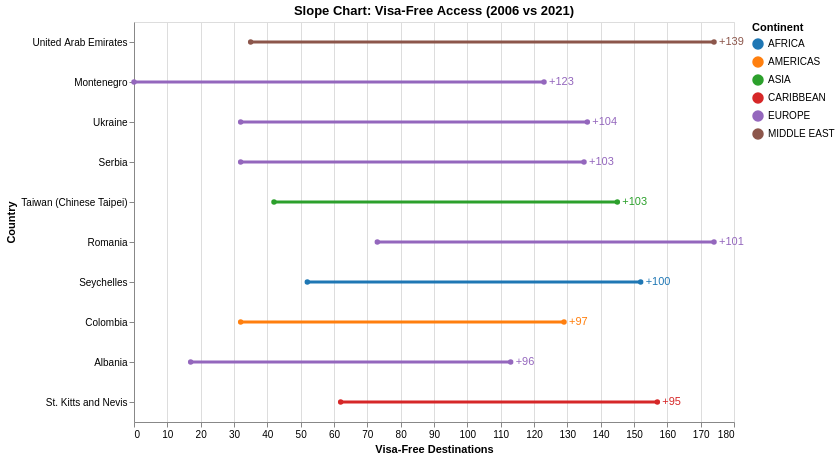

Notebook code cell kept with this figure:
### Markdown cell above
This can be further simplifyed to a slope chart to:
1. Add the integer value of change
2. make the chart slimer

### Code cell
# Slope chart: visa_free_count (2006 vs 2021) on x-axis
slope_chart = alt.Chart(changes_long).encode(
    y=alt.Y('country:N', title='Country', sort=alt.EncodingSortField(field='change', order='descending'), axis=alt.Axis(labelLimit=200)),
    x=alt.X('visa_free_count:Q', title='Visa-Free Destinations'),
    color=alt.Color('region:N', title='Continent', scale=alt.Scale(scheme='category10')),
    detail='country:N',
    tooltip=['country', 'region', 'year', 'visa_free_count', 'change']
).transform_calculate(
    start="0",
    end="10"
).add_params(
    start_select,
    end_select
).transform_filter(
    alt.datum.rank >= start_select.start
).transform_filter(
    alt.datum.rank < end_select.end
).properties(
    title='Slope Chart: Visa-Free Access (2006 vs 2021)',
    width=600,
    height=400
)

lines = slope_chart.mark_line(point=True, size=3)

# Text labels only for the change value, positioned at the left
text_labels = slope_chart.transform_filter(
    alt.datum.year == '2021'
).mark_text(align='left', dx=5).encode(
    text=alt.Text('change:Q', format='+d')
)

lines + text_labels

### Figure 1 — Vega-Lite specification as saved in the notebook (floating-point values rounded to 4 significant figures; data arrays with more than 128 entries replaced by an {"elided": "..."} marker saying what was removed)
{"config": {"view": {"continuousWidth": 300, "continuousHeight": 300}}, "layer": [{"mark": {"type": "line", "point": true, "size": 3}, "encoding": {"color": {"field": "region", "scale": {"scheme": "category10"}, "title": "Continent", "type": "nominal"}, "detail": {"field": "country", "type": "nominal"}, "tooltip": [{"field": "country", "type": "nominal"}, {"field": "region", "type": "nominal"}, {"field": "year", "type": "nominal"}, {"field": "visa_free_count", "type": "quantitative"}, {"field": "change", "type": "quantitative"}], "x": {"field": "visa_free_count", "title": "Visa-Free Destinations", "type": "quantitative"}, "y": {"axis": {"labelLimit": 200}, "field": "country", "sort": {"field": "change", "order": "descending"}, "title": "Country", "type": "nominal"}}, "name": "view_38", "title": "Slope Chart: Visa-Free Access (2006 vs 2021)", "transform": [{"calculate": "0", "as": "start"}, {"calculate": "10", "as": "end"}, {"filter": "(datum.rank >= start.start)"}, {"filter": "(datum.rank < end.end)"}]}, {"mark": {"type": "text", "align": "left", "dx": 5}, "encoding": {"color": {"field": "region", "scale": {"scheme": "category10"}, "title": "Continent", "type": "nominal"}, "detail": {"field": "country", "type": "nominal"}, "text": {"field": "change", "format": "+d", "type": "quantitative"}, "tooltip": [{"field": "country", "type": "nominal"}, {"field": "region", "type": "nominal"}, {"field": "year", "type": "nominal"}, {"field": "visa_free_count", "type": "quantitative"}, {"field": "change", "type": "quantitative"}], "x": {"field": "visa_free_count", "title": "Visa-Free Destinations", "type": "quantitative"}, "y": {"axis": {"labelLimit": 200}, "field": "country", "sort": {"field": "change", "order": "descending"}, "title": "Country", "type": "nominal"}}, "title": "Slope Chart: Visa-Free Access (2006 vs 2021)", "transform": [{"calculate": "0", "as": "start"}, {"calculate": "10", "as": "end"}, {"filter": "(datum.rank >= start.start)"}, {"filter": "(datum.rank < end.end)"}, {"filter": "(datum.year === '2021')"}]}], "data": {"name": "data-6e8ccfe8cde5d08fa77cdd1177db22ca"}, "height": 400, "params": [{"name": "start", "select": {"type": "point", "fields": ["start"]}, "bind": {"input": "range", "max": 175, "min": 0, "name": "Start Rank: ", "step": 1}, "value": 0, "views": ["view_38"]}, {"name": "end", "select": {"type": "point", "fields": ["end"]}, "bind": {"input": "range", "max": 185, "min": 10, "name": "End Rank: ", "step": 1}, "value": 10, "views": ["view_38"]}], "width": 600, "$schema": "https://vega.github.io/schema/vega-lite/v5.20.1.json", "datasets": {"data-6e8ccfe8cde5d08fa77cdd1177db22ca": {"elided": "370 records"}}}
